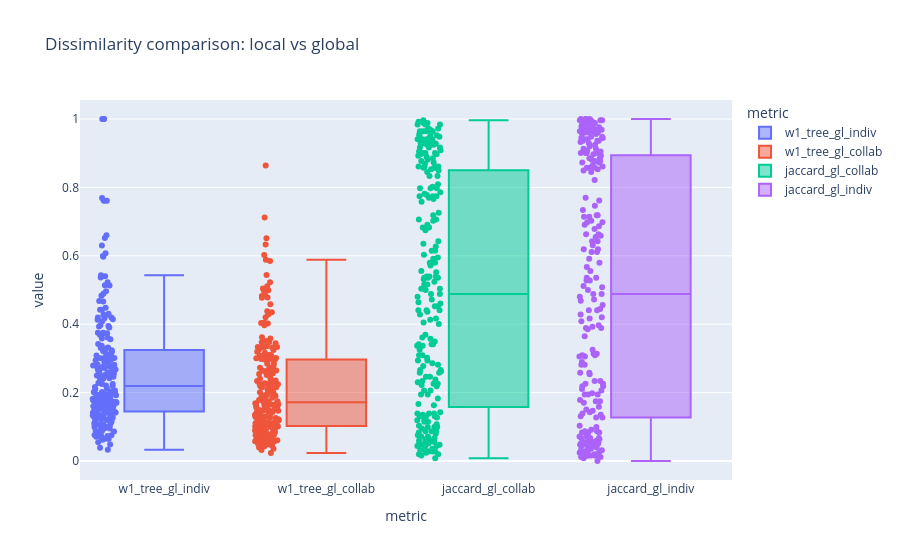

The notebook cell this image was saved under:
### Code cell
px.box(
    df_box_gl,
    x="metric",
    y="value",
    points="all",
    hover_data=["alpha-3", "name", "region"],
    color="metric",
    title="Dissimilarity comparison: local vs global"
)

### Figure 1 — Plotly figure (JSON) as saved in the notebook; plotly's stock layout.template omitted (floating-point values rounded to 4 significant figures; data arrays with more than 128 entries replaced by an {"elided": "..."} marker saying what was removed)
{"data": [{"alignmentgroup": "True", "boxpoints": "all", "customdata": {"elided": "217x3 str values"}, "hovertemplate": "metric=%{x}<br>value=%{y}<br>alpha-3=%{customdata[0]}<br>name=%{customdata[1]}<br>region=%{customdata[2]}<extra></extra>", "legendgroup": "w1_tree_gl_indiv", "marker": {"color": "#636efa"}, "name": "w1_tree_gl_indiv", "notched": false, "offsetgroup": "w1_tree_gl_indiv", "orientation": "v", "showlegend": true, "type": "box", "x": {"elided": "217 str values"}, "x0": " ", "xaxis": "x", "y": {"elided": "217 float values"}, "y0": " ", "yaxis": "y"}, {"alignmentgroup": "True", "boxpoints": "all", "customdata": {"elided": "217x3 str values"}, "hovertemplate": "metric=%{x}<br>value=%{y}<br>alpha-3=%{customdata[0]}<br>name=%{customdata[1]}<br>region=%{customdata[2]}<extra></extra>", "legendgroup": "w1_tree_gl_collab", "marker": {"color": "#EF553B"}, "name": "w1_tree_gl_collab", "notched": false, "offsetgroup": "w1_tree_gl_collab", "orientation": "v", "showlegend": true, "type": "box", "x": {"elided": "217 str values"}, "x0": " ", "xaxis": "x", "y": {"elided": "217 float values"}, "y0": " ", "yaxis": "y"}, {"alignmentgroup": "True", "boxpoints": "all", "customdata": {"elided": "217x3 str values"}, "hovertemplate": "metric=%{x}<br>value=%{y}<br>alpha-3=%{customdata[0]}<br>name=%{customdata[1]}<br>region=%{customdata[2]}<extra></extra>", "legendgroup": "jaccard_gl_collab", "marker": {"color": "#00cc96"}, "name": "jaccard_gl_collab", "notched": false, "offsetgroup": "jaccard_gl_collab", "orientation": "v", "showlegend": true, "type": "box", "x": {"elided": "217 str values"}, "x0": " ", "xaxis": "x", "y": {"elided": "217 float values"}, "y0": " ", "yaxis": "y"}, {"alignmentgroup": "True", "boxpoints": "all", "customdata": {"elided": "217x3 str values"}, "hovertemplate": "metric=%{x}<br>value=%{y}<br>alpha-3=%{customdata[0]}<br>name=%{customdata[1]}<br>region=%{customdata[2]}<extra></extra>", "legendgroup": "jaccard_gl_indiv", "marker": {"color": "#ab63fa"}, "name": "jaccard_gl_indiv", "notched": false, "offsetgroup": "jaccard_gl_indiv", "orientation": "v", "showlegend": true, "type": "box", "x": {"elided": "217 str values"}, "x0": " ", "xaxis": "x", "y": {"elided": "217 float values"}, "y0": " ", "yaxis": "y"}], "layout": {"boxmode": "overlay", "legend": {"title": {"text": "metric"}, "tracegroupgap": 0}, "title": {"text": "Dissimilarity comparison: local vs global"}, "xaxis": {"anchor": "y", "categoryarray": ["w1_tree_gl_indiv", "w1_tree_gl_collab", "jaccard_gl_collab", "jaccard_gl_indiv"], "categoryorder": "array", "domain": [0, 1], "title": {"text": "metric"}}, "yaxis": {"anchor": "x", "domain": [0, 1], "title": {"text": "value"}}}}
